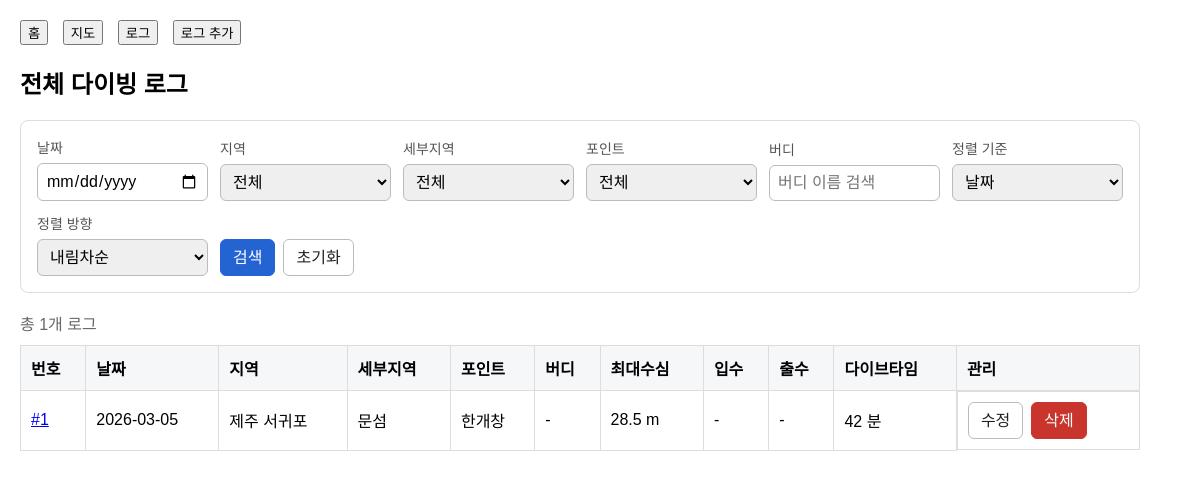
Page /logs on the committed database.
### app/models.py (models this page shows)
class DiveLog(Base):
    __tablename__ = "dive_logs"
    id = Column(Integer, primary_key=True, index=True)
    dive_date = Column(Date, nullable=False)
    dive_point_id = Column(Integer, ForeignKey("dive_points.id"))
    max_depth = Column(Float)
    avg_depth = Column(Float)
    entry_time = Column(Time, nullable=True)
    exit_time = Column(Time, nullable=True)
    dive_time = Column(Integer)  # 분 단위
    water_temp = Column(Float)
    visibility = Column(Integer)
    buddy = Column(String)
    start_pressure = Column(Integer)
    end_pressure = Column(Integer)
    image_path = Column(String, nullable=True)
    note = Column(String)
    dive_point = relationship("DivePoint", backref="dive_logs")

class Region(Base):
    __tablename__ = "regions"
    id = Column(Integer, primary_key=True, index=True)
    name = Column(String, unique=True, index=True)

class Area(Base):
    __tablename__ = "areas"
    id = Column(Integer, primary_key=True, index=True)
    name = Column(String, index=True)
    region_id = Column(Integer, ForeignKey("regions.id"))
    region = relationship("Region", backref="areas")

class DivePoint(Base):
    __tablename__ = "dive_points"
    id = Column(Integer, primary_key=True, index=True)
    name = Column(String, index=True)
    area_id = Column(Integer, ForeignKey("areas.id"))
    latitude = Column(Float, nullable=True)
    longitude = Column(Float, nullable=True)
    area = relationship("Area", backref="dive_points")

### main.py (the view)
@app.get("/logs")
def all_logs(request: Request):
    db = SessionLocal()
    try:
        filters = {
            "dive_date": request.query_params.get("dive_date", "").strip(),
            "region_id": request.query_params.get("region_id", "").strip(),
            "area_id": request.query_params.get("area_id", "").strip(),
            "point_id": request.query_params.get("point_id", "").strip(),
            "buddy": request.query_params.get("buddy", "").strip(),
            "sort": request.query_params.get("sort", "date").strip(),
            "direction": request.query_params.get("direction", "desc").strip(),
        }
        query = (
            db.query(DiveLog)
            .options(
                joinedload(DiveLog.dive_point)
                .joinedload(DivePoint.area)
                .joinedload(Area.region)
            )
            .outerjoin(DivePoint, DiveLog.dive_point_id == DivePoint.id)
            .outerjoin(Area, DivePoint.area_id == Area.id)
            .outerjoin(Region, Area.region_id == Region.id)
        )
        dive_date_filter = parse_date_filter(filters["dive_date"])
        region_id_filter = parse_int_filter(filters["region_id"])
        area_id_filter = parse_int_filter(filters["area_id"])
        point_id_filter = parse_int_filter(filters["point_id"])
        if dive_date_filter:
            query = query.filter(DiveLog.dive_date == dive_date_filter)
        if region_id_filter:
            query = query.filter(Region.id == region_id_filter)
        if area_id_filter:
            query = query.filter(Area.id == area_id_filter)
        if point_id_filter:
            query = query.filter(DivePoint.id == point_id_filter)
        if filters["buddy"]:
            query = query.filter(DiveLog.buddy.ilike(f"%{filters['buddy']}%"))
        sort_columns = {
            "date": DiveLog.dive_date,
            "region": Region.name,
            "area": Area.name,
            "point": DivePoint.name,
            "buddy": DiveLog.buddy,
            "id": DiveLog.id,
        }
        sort_column = sort_columns.get(filters["sort"], DiveLog.dive_date)
        direction = filters["direction"] if filters["direction"] in ("asc", "desc") else "desc"
        order_expression = sort_column.asc() if direction == "asc" else sort_column.desc()
        logs = (
            query
            .order_by(order_expression, DiveLog.id.desc())
            .all()
        )
        regions = db.query(Region).order_by(Region.name.asc()).all()
        areas = db.query(Area).order_by(Area.name.asc()).all()
        points = db.query(DivePoint).order_by(DivePoint.name.asc()).all()
        return templates.TemplateResponse(
            "logs.html",
            {
                "request": request,
                "logs": logs,
                "filters": filters,
                "regions": regions,
                "areas": areas,
                "points": points,
            }
        )
    finally:
        db.close()

### templates/logs.html (shortened to what this page needs)
{% extends "base.html" %}
{% block content %}
<div class="logs-page">
    <h2>전체 다이빙 로그</h2>
    <form class="filter-panel" action="/logs" method="get">
        <div class="filter-grid">
            <div class="filter-field">
                <label for="dive_date">날짜</label>
                <input type="date" id="dive_date" name="dive_date" value="{{ filters.dive_date }}">
            </div>
            <div class="filter-field">
                <label for="region_id">지역</label>
                <select id="region_id" name="region_id">
                    <option value="">전체</option>
                </select>
            </div>
            <div class="filter-field">
                <label for="area_id">세부지역</label>
                <select id="area_id" name="area_id">
                    <option value="">전체</option>
                </select>
            </div>
            <div class="filter-field">
                <label for="point_id">포인트</label>
                <select id="point_id" name="point_id">
                    <option value="">전체</option>
                </select>
            </div>
            <div class="filter-field">
                <label for="buddy">버디</label>
                <input type="search" id="buddy" name="buddy" value="{{ filters.buddy }}" placeholder="버디 이름 검색">
            </div>
            <div class="filter-field">
                <label for="sort">정렬 기준</label>
                <select id="sort" name="sort">
                    <option value="date" {% if filters.sort == "date" %}selected{% endif %}>날짜</option>
                </select>
            </div>
            <div class="filter-field">
                <label for="direction">정렬 방향</label>
                <select id="direction" name="direction">
                    <option value="desc" {% if filters.direction == "desc" %}selected{% endif %}>내림차순</option>
                </select>
            </div>
            <div class="filter-actions">
                <button class="btn btn-primary" type="submit">검색</button>
                <a class="btn" href="/logs">초기화</a>
            </div>
        </div>
    </form>
    <p class="result-summary">총 {{ logs|length }}개 로그</p>
    <div class="logs-table-wrap">
        <table class="logs-table">
            <tr>
                <th>번호</th>
                <th>날짜</th>
                <th>지역</th>
                <th>세부지역</th>
                <th>포인트</th>
                <th>버디</th>
                <th>최대수심</th>
                <th>입수</th>
                <th>출수</th>
                <th>다이브타임</th>
                <th>관리</th>
            </tr>
            {% for log in logs %}
            {% set point = log.dive_point %}
            {% set area = point.area if point else none %}
            {% set region = area.region if area else none %}
            <tr>
                <td><a href="/log/{{ log.id }}">#{{ log.id }}</a></td>
                <td>{{ log.dive_date }}</td>
                <td>{{ region.name if region else '-' }}</td>
                <td>{{ area.name if area else '-' }}</td>
                <td>{{ point.name if point else '-' }}</td>
                <td>{{ log.buddy if log.buddy else '-' }}</td>
                <td>{{ log.max_depth if log.max_depth is not none else '-' }}{% if log.max_depth is not none %} m{% endif %}</td>
                <td>{{ log.entry_time.strftime('%H:%M') if log.entry_time else '-' }}</td>
                <td>{{ log.exit_time.strftime('%H:%M') if log.exit_time else '-' }}</td>
                <td>{{ log.dive_time if log.dive_time is not none else '-' }}{% if log.dive_time is not none %} 분{% endif %}</td>
                <td class="actions">
                    <a class="btn" href="/log/{{ log.id }}/edit">수정</a>
                    <form action="/log/{{ log.id }}/delete" method="post" onsubmit="return confirm('이 로그를 삭제하시겠습니까?');">
                        <button class="btn btn-danger" type="submit">삭제</button>
                    </form>
                </td>
            </tr>
            {% else %}
            <tr>
                <td class="empty-row" colspan="11">조건에 맞는 로그가 없습니다.</td>
            </tr>
            {% endfor %}
        </table>
    </div>
</div>
{% endblock %}

### templates/base.html (style rules this page uses)
body { font-family: Arial; margin: 20px; }

### templates/logs.html (style rules this page uses)
.logs-page { max-width: 1120px; }
.filter-panel { border: 1px solid #ddd; border-radius: 8px; padding: 16px; margin-bottom: 18px; background: #fff; }
.filter-grid { display: grid; grid-template-columns: repeat(auto-fit, minmax(160px, 1fr)); gap: 12px; align-items: end; }
.filter-field label { display: block; margin-bottom: 6px; color: #555; font-size: 14px; }
.filter-field input, .filter-field select { box-sizing: border-box; width: 100%; padding: 8px; border: 1px solid #bbb; border-radius: 6px; font: inherit; }
.filter-actions { display: flex; flex-wrap: wrap; gap: 8px; }
.btn { display: inline-block; box-sizing: border-box; padding: 8px 12px; border: 1px solid #bbb; border-radius: 6px; background: #fff; color: #222; font: inherit; line-height: 1.2; text-decoration: none; cursor: pointer; }
.btn-primary { border-color: #2364d2; background: #2364d2; color: #fff; }
.btn-danger { border-color: #c9342c; background: #c9342c; color: #fff; }
.result-summary { margin: 0 0 10px; color: #666; }
.logs-table-wrap { overflow-x: auto; }
.logs-table { width: 100%; border-collapse: collapse; background: #fff; }
.logs-table th, .logs-table td { padding: 10px; border: 1px solid #ddd; text-align: left; vertical-align: middle; white-space: nowrap; }
.logs-table th { background: #f6f7f9; }
.logs-table td.actions { display: flex; gap: 8px; }
.logs-table td.actions form { margin: 0; }

### rows in the picture
DiveLog: id "1", dive_date "2026-03-05", buddy "-", max_depth "28.5", entry_time "-", exit_time "-", dive_time "42", shows "분"
Region: name "제주 서귀포"
Area: name "문섬"
DivePoint: name "한개창"

### other values in the picture
{{ logs|length }} "1"
